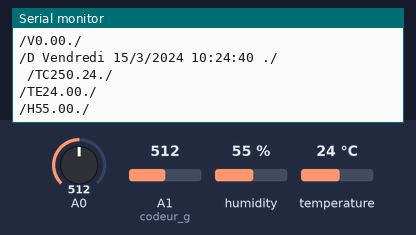
Bench run of a sketch on a simulated Arduino Uno, built with avr-gcc and run on an emulated ATmega328P. On the bench: the last lines printed to the serial monitor. Wiring (inferred from the names in the program): 24Cxx EEPROM at I2C address 0x50. The inputs (shaded band) are chosen by the test bench; at power-on: A1 (codeur_g) = 512, humidity 55 %, A0 = 512, temperature 24 °C. The local clock reads 2024-03-15 10:24:30 at power-on unless the sketch sets it; EEPROM starts erased.

Above: at 11.4 s.
11.5 s: A1 (codeur_g) set to 361
At 20.4 s:
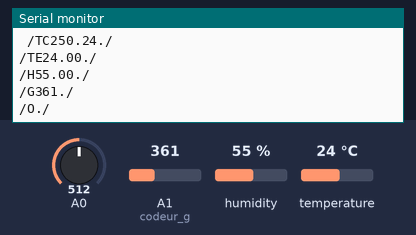
21.5 s: A1 (codeur_g) set to 381
At 30.4 s:
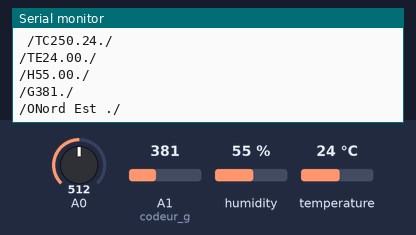
31.5 s: A1 (codeur_g) set to 716
At 40.4 s:
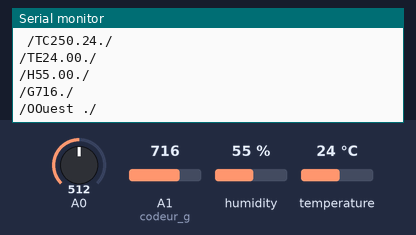
41.5 s: humidity set to 22 %
At 42.0 s:
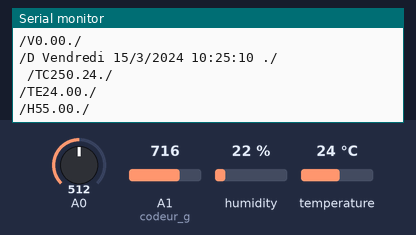
49.2 s: A0 set to 361
At 50.69 s:
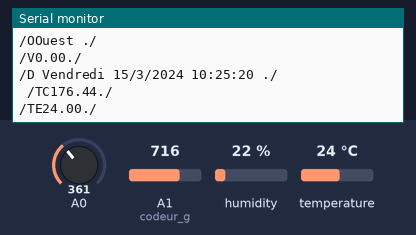
56.9 s: temperature set to 12 °C
At 62.1 s:
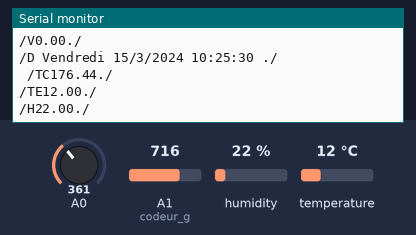
Timing chart, 0 to 63.6 s (numbered marks = the images above; inputs shaded):
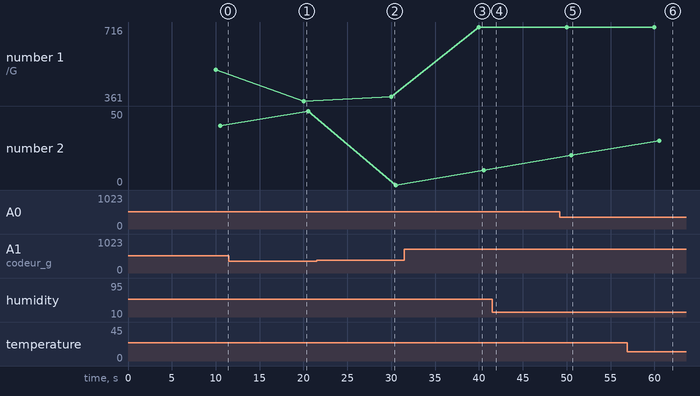

Measured:
- after the input at 11.5 s, the serial monitor: prints a new line after 8.5 s (image 1)
- after the input at 21.5 s, the serial monitor: prints a new line after 8.5 s (image 2)
- after the input at 31.5 s, the serial monitor: prints a new line after 8.5 s (image 3)
- after the input at 49.2 s, the serial monitor: prints a new line after 1.4 s (image 5)
- after the input at 56.9 s, the serial monitor: prints a new line after 3.8 s (image 6)
- plotted number 1: 512 → 361 after the input at 11.5 s, 361 → 381 after the input at 21.5 s, 381 → 716 after the input at 31.5 s

The sketch:

protothreading.ino
```cpp
#include <Adafruit_AM2315.h>  //ajout de la librairie du capteur
#include <Wire.h>  //ajout de la librairie I2C
#include "RTClib.h"  // Bibliothèque pour le module RTC
#include <SoftwareSerial.h>
#include <pt.h> //protothread
#define disk1 0x50    //Address of 24LC256 eeprom chip
#include <math.h>
#define WindSensorPin (7) // Digital Pin

static struct pt threadHorloge,threadTempCard,threadTempExt,threadGirouette,threadVent;

unsigned int address = 0;
unsigned int address1 = 1;
unsigned int address2 = 2;
unsigned int address3 = 3;
unsigned int address4 = 4;
volatile unsigned long Rotations;

SoftwareSerial mavoieserie(11, 10); // (RX, TX) (pin Rx BT, pin Tx BT)
RTC_DS1307 rtc;      // module RTC de type DS1307
Adafruit_AM2315 am2315; // déclaration du capteur
char daysOfTheWeek[7][12] = {"Dimanche", "Lundi", "Mardi", "Mercredi", "Jeudi", "Vendredi", "Samedi"};

void setup()
{

  Serial.begin(9600);  //initialisation
  Wire.begin(); // initialisation de la liaison I2C
  mavoieserie.begin(9600);
  pinMode(WindSensorPin, INPUT);
  attachInterrupt(digitalPinToInterrupt(WindSensorPin), isr_rotation, FALLING);


  PT_INIT(&threadHorloge);
  PT_INIT(&threadTempCard);
  PT_INIT(&threadTempExt);
  PT_INIT(&threadGirouette);
  PT_INIT(&threadVent);


}

void loop()
{

protothread1(&threadHorloge,10000);
protothread2(&threadTempCard,10000);
protothread3(&threadTempExt,10000);
protothread4(&threadGirouette,10000);
protothread5(&threadVent,10000);
interrupts();

}

static int protothread5(struct pt *pt,int interval)
{
  static unsigned long timestamp=0;
    interrupts(); // Enables interrupts


   PT_BEGIN(pt);

  while(1){

  PT_WAIT_UNTIL(pt,millis()-timestamp>interval);
  timestamp=millis();

  Rotations = 0;
  float WindSpeed;
  float vitesse;

  String vitesse_ = "Vitesse :/";
  String vit = String();


   interrupts();

  vitesse = Rotations / 5 * 2.4;

  delay(500);
  writeEEPROM(disk1, address3, vitesse);

  vit=vitesse;
  Serial.println("/V"+vit+"./");
  mavoieserie.println("/V"+vit+"./");

  }
  PT_END(pt);
}

static int protothread4 (struct pt *pt, int interval)
{
  static unsigned long timestamp=0;

  PT_BEGIN(pt);

  while(1){

  PT_WAIT_UNTIL(pt,millis()-timestamp>interval);
  timestamp=millis();


  int val_girouette = 0;
  int codeur_g = A1;

  String gir = String();
  String resultat;

  val_girouette = analogRead(codeur_g);

 if (val_girouette >= 81 && val_girouette <= 90 )
  {
    resultat = "Est ";
  }
  if (val_girouette >= 371 && val_girouette <= 663)
  {
    resultat = "Nord ";
  }
  if (val_girouette >= 370 && val_girouette <= 416)
  {
    resultat = "Nord Est ";
  }
  if (val_girouette >= 122 && val_girouette <= 176)
  {
    resultat = "Sud Est ";
  }
  if (val_girouette >= 177 && val_girouette <= 268)
  {
    resultat = "Sud " ;
  }
  if (val_girouette >= 526 && val_girouette <= 549)
  {
    resultat = "Sud Ouest ";
  }
  if (val_girouette >= 691 && val_girouette <= 771)
  {
    resultat = "Ouest ";
  }
  if (val_girouette >= 772 && val_girouette <= 880)
  {
    resultat = "Nord Ouest ";
  }

  gir=val_girouette;
  writeEEPROM(disk1, address3, val_girouette);
  Serial.println("/G"+gir+"./");
  Serial.println("/O"+resultat+"./");

  mavoieserie.println("/G"+gir+"./");
  mavoieserie.println("/O"+resultat+"./");

  }
  PT_END(pt);
}


static int protothread3 (struct pt *pt, int interval)
{
  static unsigned long timestamp=0;

  PT_BEGIN(pt);

  while(1){

  PT_WAIT_UNTIL(pt,millis()-timestamp>interval);
  timestamp=millis();


  float temperature = am2315.readTemperature();
  float humidite =  am2315.readHumidity();

  String temp = String();
  String hum=String();
  writeEEPROM(disk1, address1, am2315.readTemperature());
  writeEEPROM(disk1, address, am2315.readHumidity());
  temp=  temperature ;
  hum=humidite;
  Serial.println("/TE"+temp+"./");
  Serial.println("/H"+hum+"./");
  mavoieserie.println("/TE"+temp+"./");
  mavoieserie.println("/H"+hum+"./");
  }
  PT_END(pt);
}

static int protothread2(struct pt *pt,int interval)
{
  static unsigned long timestamp=0;

  PT_BEGIN(pt);

  while(1){

  PT_WAIT_UNTIL(pt,millis()-timestamp>interval);
  timestamp=millis();

  int valeur_brute = analogRead(A0); // recupération de la tension sur la broche A0
  float temperature_celcius = valeur_brute * (5.0 / 1023.0 * 100.0); // transforme la mesure en température en degrès Celcuis
  String temp = String();
  writeEEPROM(disk1, address2, temperature_celcius);
  temp=  temperature_celcius ;
  Serial.println("/TC"+temp+"./");
  mavoieserie.println("/TC"+temp+"./");


  }
  PT_END(pt);
}


static int protothread1(struct pt *pt,int interval)
{

 static unsigned long timestamp=0;

 PT_BEGIN(pt);

  while(1){


  PT_WAIT_UNTIL(pt, millis() - timestamp > interval );
    timestamp = millis();

  rtc.begin();  //initialisation du module horloge
  DateTime now = rtc.now();


  Serial.print("/D ");
  Serial.print(daysOfTheWeek[now.dayOfTheWeek()]);//affiche le jour dela semaine
  Serial.print(" ");
  Serial.print(now.day(), DEC); //affiche le jour
  Serial.print("/");
  Serial.print(now.month(), DEC); //affiche le mois
  Serial.print("/");
  Serial.print(now.year(), DEC); //affice l'année
  Serial.print(" ");
  Serial.print(now.hour(), DEC); //affiche l'heure
  Serial.print(':');
  Serial.print(now.minute(), DEC); // affiche les minutes
  Serial.print(':');
  Serial.print(now.second(), DEC); //affiche les secondes
  Serial.print(" ./");
  Serial.print("\n \r");

  mavoieserie.print("/D ");
  mavoieserie.print(daysOfTheWeek[now.dayOfTheWeek()]);//affiche le jour dela semaine
  mavoieserie.print(" ");
  mavoieserie.print(now.day(), DEC); //affiche le jour
  mavoieserie.print("/");
  mavoieserie.print(now.month(), DEC); //affiche le mois
  mavoieserie.print("/");
  mavoieserie.print(now.year(), DEC); //affice l'année
  mavoieserie.print(" ");
  mavoieserie.print(now.hour(), DEC); //affiche l'heure
  mavoieserie.print(':');
  mavoieserie.print(now.minute(), DEC); // affiche les minutes
  mavoieserie.print(':');
  mavoieserie.print(now.second(), DEC); //affiche les secondes
  mavoieserie.print(" ./");
  mavoieserie.print("\n \r");

  }

  PT_END(pt);
}


void writeEEPROM(int deviceaddress, unsigned int eeaddress, byte data )
{
  Wire.beginTransmission(deviceaddress);
  Wire.write((int)(eeaddress >> 8));   // MSB
  Wire.write((int)(eeaddress & 0xFF)); // LSB
  Wire.write(data);
  Wire.endTransmission();

 // delay(5);
}

byte readEEPROM(int deviceaddress, unsigned int eeaddress )
{
  byte rdata = 0xFF;

  Wire.beginTransmission(deviceaddress);
  Wire.write((int)(eeaddress >> 8));   // MSB
  Wire.write((int)(eeaddress & 0xFF)); // LSB
  Wire.endTransmission();

  Wire.requestFrom(deviceaddress, 1);

  if (Wire.available()) rdata = Wire.read();

  return rdata;
}

void isr_rotation() {

  volatile unsigned long ContactBounceTime;
  if ((millis() - ContactBounceTime) > 15 ) { // debounce the switch contact.
    Rotations++;
    ContactBounceTime = millis();
  }

}
```
